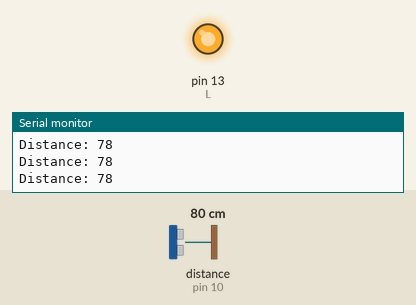
Recording of a sketch running on a simulated Arduino Uno, built with avr-gcc and run on an emulated ATmega328P. Parts: output pins drawn as LEDs (lit = HIGH), the last lines printed to the serial monitor. Wiring (inferred from the names in the program): ultrasonic range finder: trigger pin 9; echo pin 10. The test bench sets the inputs (shaded band); at power-on: distance to the obstacle (sensor on pin 10) 80 cm. The echo pulse lasts 58.3 µs per cm; pins used as bus, display or sensor lines are not drawn.

Above: at 1.2 s.
1.3 s: distance to the obstacle (sensor on pin 10) set to 7 cm
4.3 s: distance to the obstacle (sensor on pin 10) set to 4 cm
At 5.1 s:
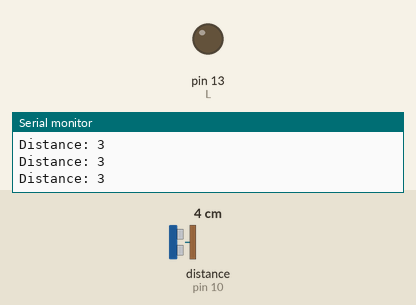
5.8 s: distance to the obstacle (sensor on pin 10) set to 9 cm
At 6.3 s:
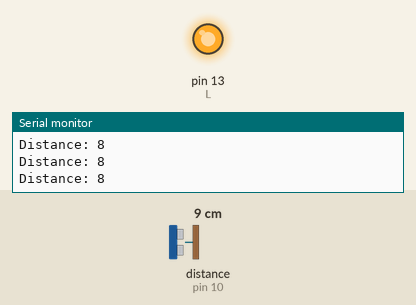
8.8 s: distance to the obstacle (sensor on pin 10) set to 2 cm
At 9.8 s:
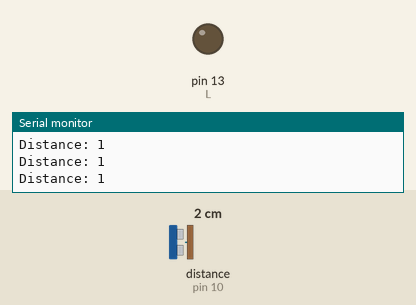
Timing chart, 0 to 11.8 s (numbered marks = the images above; inputs shaded):
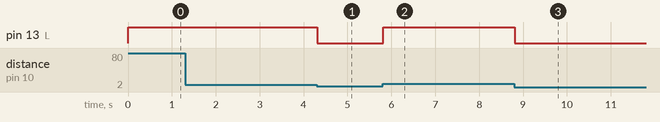

The sketch:

ultrasonic_led.ino
```cpp
// Ultrasonic Led

const int TP = 9;
const int EP = 10;
const int L = 13;

long DU;
int DI;
int CD;
void setup() {
pinMode(TP, OUTPUT);
pinMode(EP, INPUT);
pinMode(L, OUTPUT);
Serial.begin(9600);
}
void loop() {

digitalWrite(TP, LOW);
delayMicroseconds(2);

digitalWrite(TP, HIGH);
delayMicroseconds(10);
digitalWrite(TP, LOW);

DU = pulseIn(EP, HIGH);

DI = DU*0.034/2;
CD = DI;
if (CD >= 5){
 digitalWrite(L, HIGH);
}
else{
 digitalWrite(L, LOW);
}

Serial.print("Distance: ");
Serial.println(DI);

}
```

Measured:
- the behaviour switches between 6 and 5 cm on distance to the obstacle (sensor on pin 10) (found by bisection; images 0 and 1)
- after the input at 4.3 s, pin 13 (L): HIGH → LOW at once
- after the input at 5.8 s, pin 13 (L): LOW → HIGH at once
- after the input at 8.8 s, pin 13 (L): HIGH → LOW at once
